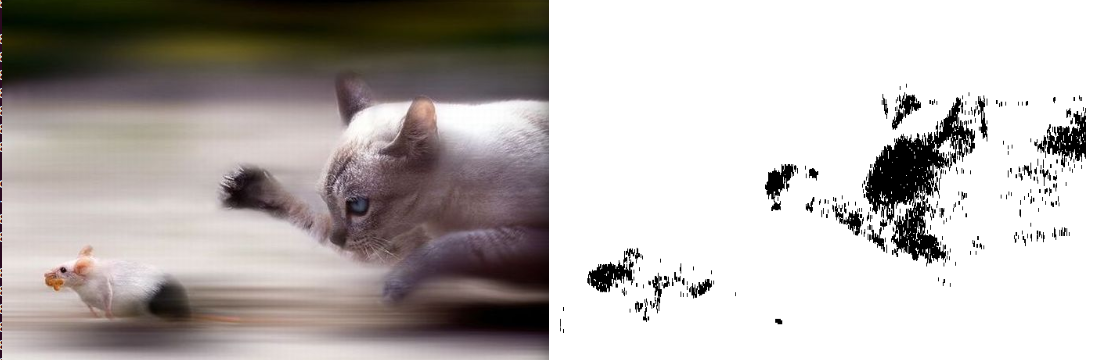
#> input picture demo.png, 1095 x 360 px; its folder holds only this picture in this run
$ python FocusMask.py   (Python 2 division)
#> lines starting #> are read from the running program, lines starting #| are printed output that depends on the picture; after the words box and inside, x2 and y2 are one past the last pixel; in counts of white or black regions, pixels touching at a corner belong together
#> the answer given: demo.png
#> further down, img is the input picture: shape (360, 1095, 3); mean B, G, R 176.8, 179.3, 184.6
### main.py
#!/usr/bin/env python
# -*- coding: utf-8 -*-
__author__ = 'Will Brennan'

# built-in modules
import logging
import argparse
# Standard modules
import cv2
import numpy
# Custom modules
import scripts
import FocusMask

logger = logging.getLogger('main')


def evaluate(img_col, args):
    numpy.seterr(all='ignore')
    assert isinstance(img_col, numpy.ndarray), 'img_col must be a numpy array'
    assert img_col.ndim == 3, 'img_col must be a color image ({0} dimensions currently)'.format(img_col.ndim)
    assert isinstance(args, argparse.Namespace), 'args must be of type argparse.Namespace not {0}'.format(type(args))
    img_gry = cv2.cvtColor(img_col, cv2.COLOR_RGB2GRAY)
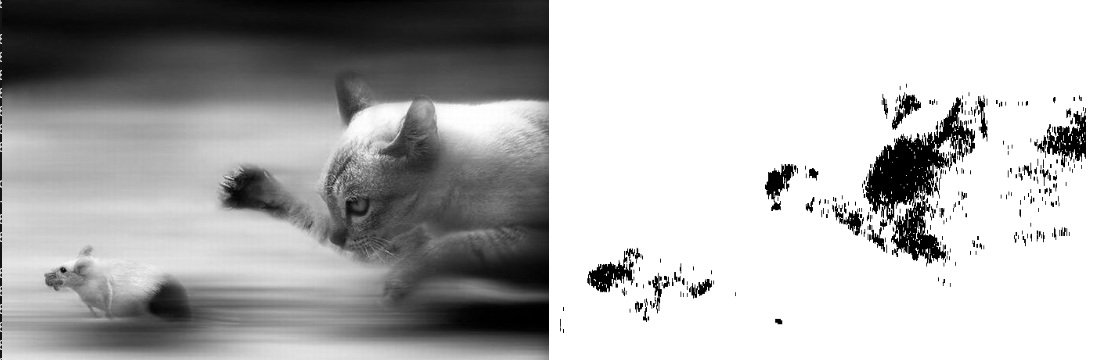
#> img_gry: shape (360, 1095); min 0, max 255, mean 179.1
    rows, cols = img_gry.shape
#> rows = 360; cols = 1095
    crow, ccol = rows/2, cols/2
#> crow = 180; ccol = 547
    f = numpy.fft.fft2(img_gry)
    fshift = numpy.fft.fftshift(f)
    fshift[crow-75:crow+75, ccol-75:ccol+75] = 0
    f_ishift = numpy.fft.ifftshift(fshift)
    img_fft = numpy.fft.ifft2(f_ishift)
    img_fft = 20*numpy.log(numpy.abs(img_fft))
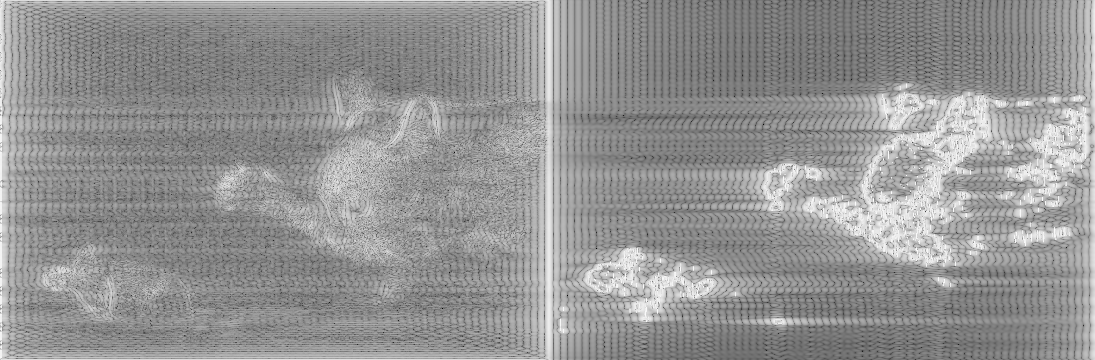
#> img_fft: shape (360, 1095) float64; min -113.8, max 111.2, mean 17.2; drawn with min black and max white
    if args.display and not args.testing:
        cv2.destroyAllWindows()
        scripts.display('img_fft', img_fft)
        scripts.display('img_col', img_col)
        cv2.waitKey(0)
    result = numpy.mean(img_fft)
#> result = 17.16
    return img_fft, result, result < args.thresh


def blur_detector(img_col, thresh=10, mask=False):
    assert isinstance(img_col, numpy.ndarray), 'img_col must be a numpy array'
    assert img_col.ndim == 3, 'img_col must be a color image ({0} dimensions currently)'.format(img_col.ndim)
    args = scripts.gen_args()
    args.thresh = thresh
    if mask:
        return FocusMask.blur_mask(img)
    else:
        return evaluate(img_col=img_col, args=args)


# [50 lines that do not run on import are left out]

### scripts.py
#!/usr/bin/env python
# -*- coding: utf-8 -*-
__author__ = 'Will Brennan'


# Built-in Modules
import os
import argparse
import logging
# Standard Modules
import cv2
import numpy
# Custom Modules

logger = logging.getLogger('main')


# [23 lines left out: function get_logger, not called in this run]


def get_args(default=None, args_string=''):
    """
    :param default: dictionary of default arguments with keys as `dest`
    :return: command line arguments
    """
    if not default:
        default = {}
    parser = argparse.ArgumentParser(description=__doc__)
    parser.add_argument('image_paths', type=str, nargs='+', help="Filepath for input images or folder containing images")
    parser.add_argument('-p', '--superpixel', dest='superpixel', action='store_true', help='generate blur estimation for superpixels')
    parser.add_argument('-r', '--thresh', dest='thresh', default=10, type=str, help='threshold for deciding if blurry (between 0 & 1)')
    parser.add_argument('-m', '--mask', dest='mask', action='store_true', help='Conduct SLIC Segmentation to generate focus mask')
    parser.add_argument('-d', '--display', dest='display', action='store_true', help='display image steps')
    parser.add_argument('-e', '--debug', dest='debug', action='store_true', help='set logger to debug')
    parser.add_argument('-q', '--quite', dest='quite', action='store_true', help='silence the logger')
    parser.add_argument('-s', '--save', dest='save', action='store_true', help='save blur masks')
    parser.add_argument('-t', '--testing', dest='testing', action='store_true', help='enable testing method')
    if args_string:
        args_string = args_string.split(' ')
        args = parser.parse_args(args_string)
    else:
        args = parser.parse_args()
    return args


def gen_args():
    return get_args(args_string='USED_GEN_ARGS')


# [32 lines left out: functions find_images, xfind_images, display, not called in this run]

### FocusMask.py
#!/usr/bin/env python
# -*- coding: utf-8 -*-
__author__ = 'Will Brennan'

# built-in modules
import logging
# Standard modules
import cv2
import numpy
import skimage
import skimage.measure
import skimage.segmentation
# Custom modules
import main
import scripts

logger = logging.getLogger('main')


# [70 lines left out: functions get_masks, blur_mask_old, morphology, remove_border, blur_mask, not called in this run]


if __name__ == '__main__':
    img_path = raw_input("Please Enter Image Path: ")
    img = cv2.imread(img_path)
    msk, val = blur_mask(img)
#> in blur_mask, `msk, val, blurry = main.blur_detector(img)`: blurry = False
#> in blur_mask, `msk[msk < 50] = 0`:
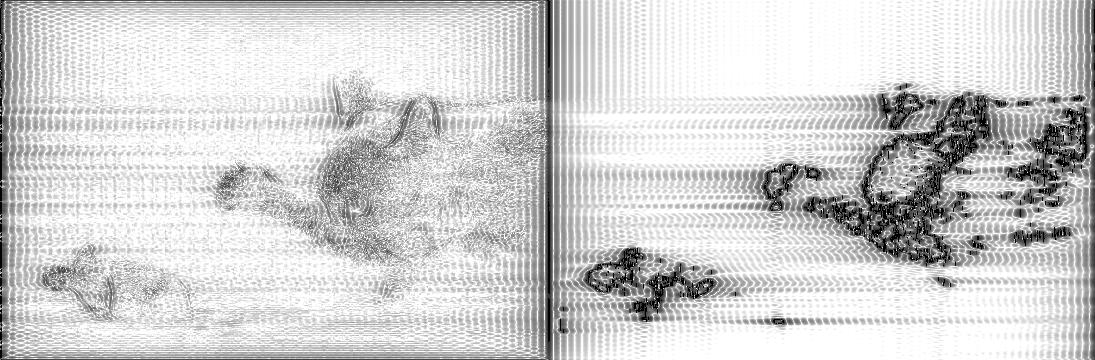
#> msk: shape (360, 1095); min 0, max 255, mean 208.4
#> in blur_mask, `msk[msk > 127] = 255`:
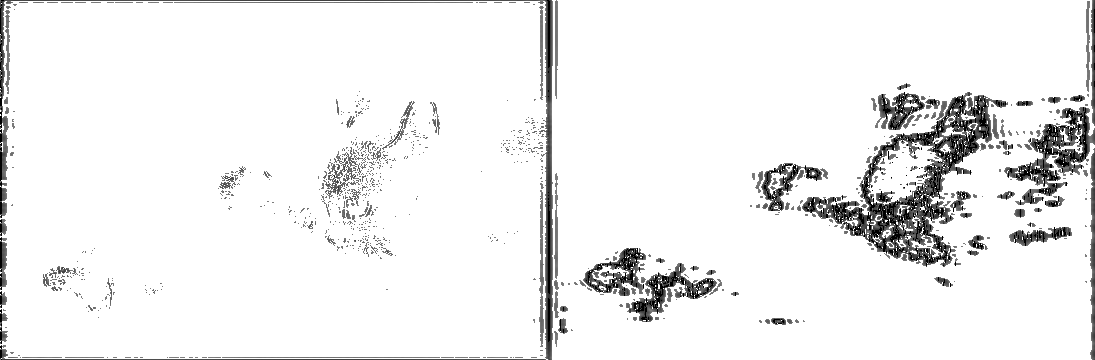
#> msk: shape (360, 1095); min 0, max 255, mean 239.1
#> in remove_border, `msk[:, w-dw:] = 255`:
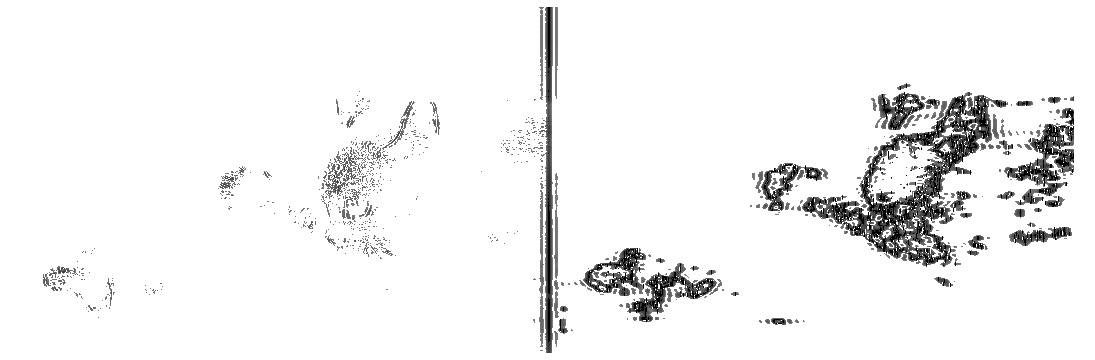
#> msk: shape (360, 1095); min 0, max 255, mean 241.9
#> in morphology, `msk = cv2.erode(msk, kernel, iterations=1)`:
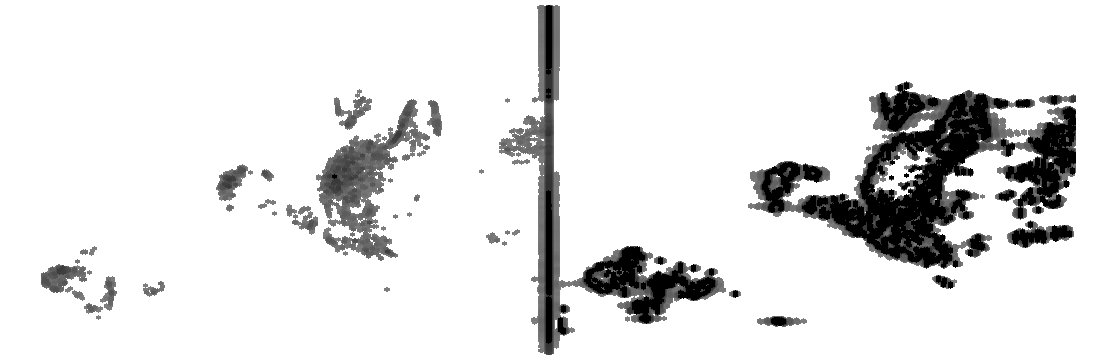
#> msk: shape (360, 1095); min 0, max 255, mean 227.8
#> in morphology, `msk[msk < 128] = 0`:
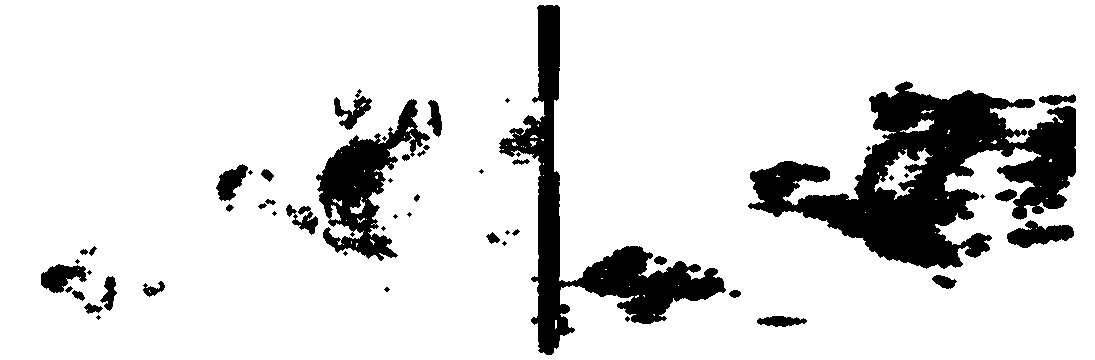
#> msk: shape (360, 1095); 86.2% white; 56 black regions (22 under 20 px), largest, box (x1, y1, x2, y2) and area: (748, 81, 1076, 269) 26832, (499, 5, 726, 355) 14073, (316, 99, 430, 261) 6708
#> in blur_mask, `result = numpy.sum(msk)/(255.0*msk.size)`: result = 0.862
#> (the run stopped early here; a loop or call above may not have finished)
